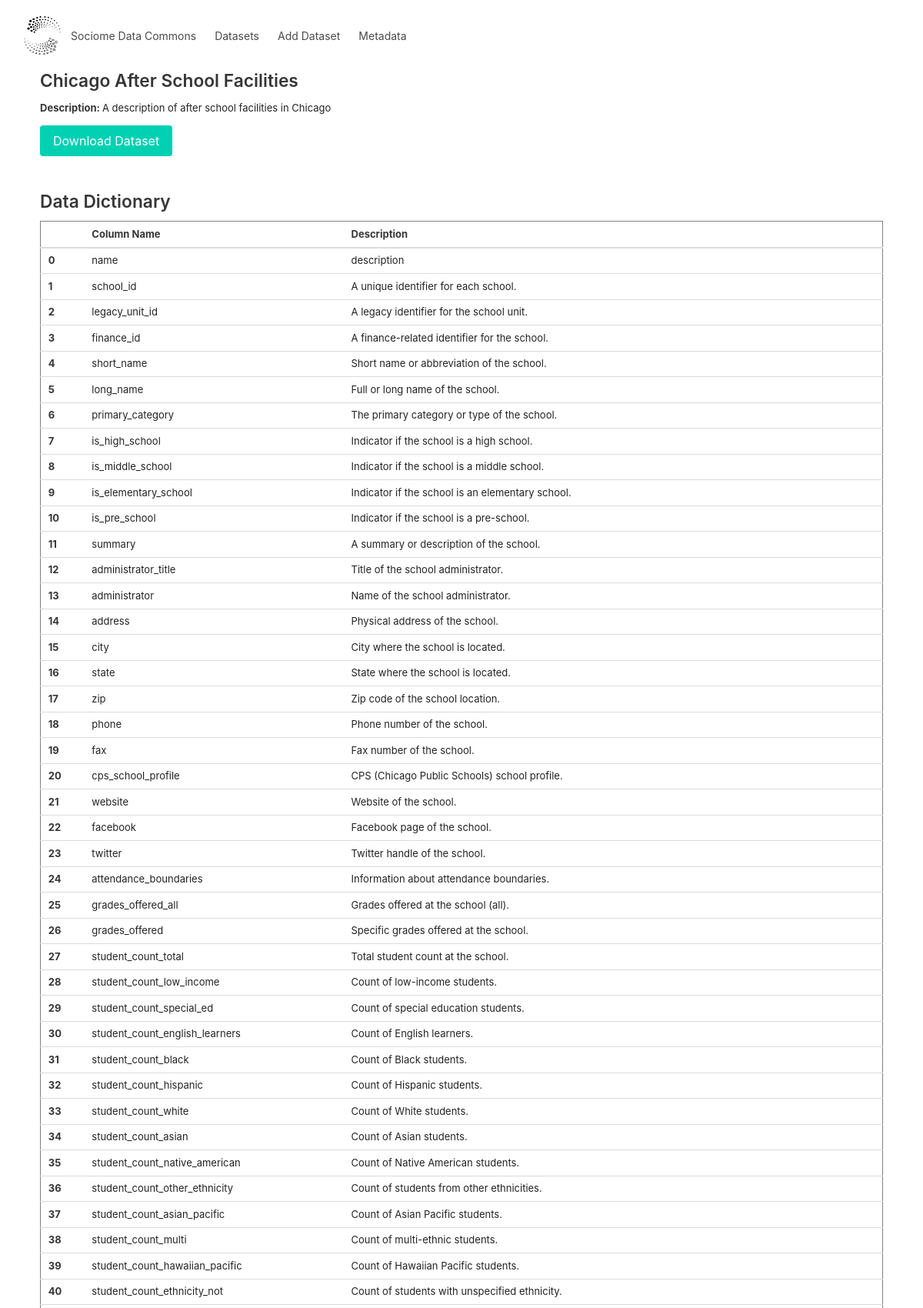
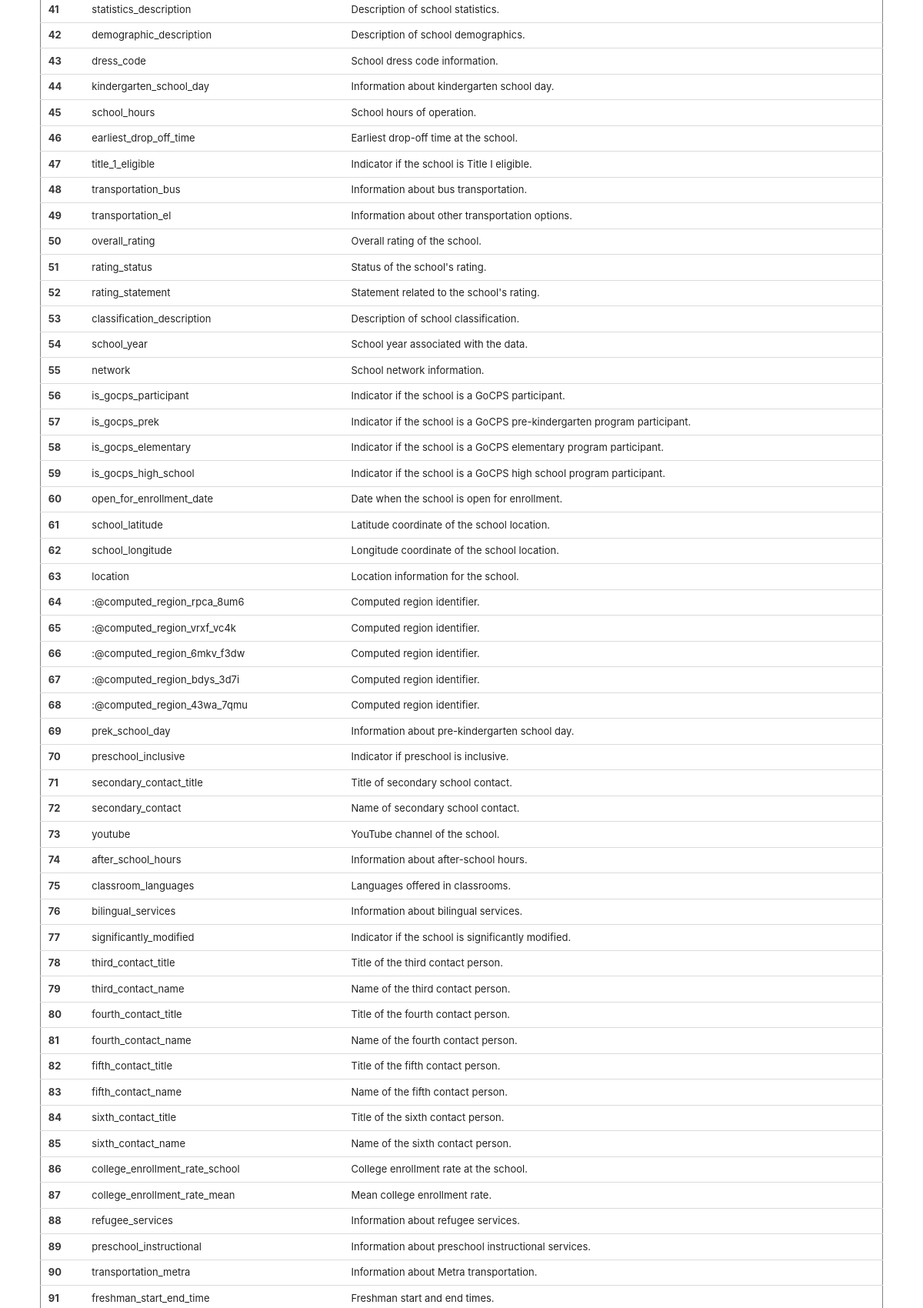
/dataset?id=a0e48419-80ea-4b3a-8963-232d2ccc4ac2 (upper part), run on the app's committed database (2 pictures, top to bottom).
### fileserver/models.py (models this page shows, shortened)
class Dataset(models.Model):
    file = models.URLField(max_length=200)
    data_dict = models.URLField(max_length=200)
    name = models.CharField(max_length=128)
    desc = models.CharField(max_length=1024)
    uuid = models.CharField(max_length=32)

class Metadata(models.Model):
    dataset = models.ForeignKey(Dataset, on_delete=models.CASCADE)
    key = models.CharField(max_length=1024)
    value = models.CharField(max_length=1024)

### fileserver/views.py (the view)
# urls.py: path('dataset', dataset),
def dataset(request):
    if request.method == 'GET':
        uuid = request.GET.get('id')
        dataset = Dataset.objects.filter(uuid=uuid)
        client_ip = SERVER_URL
        metadata = [m for m in Metadata.objects.filter(dataset=dataset[0]) if not ('DataDictionary' in m.key)]
        data_dict = [m for m in Metadata.objects.filter(dataset=dataset[0]) if ('DataDictionary' in m.key)]
        data_dict_html = ''
        if len(data_dict) > 0:
            data_dict_content =  Metadata.objects.filter(dataset=dataset[0], key='DataDictionaryContent')[0].value
            csvStringIO = StringIO(data_dict_content)
            df = pd.read_csv(csvStringIO, header=None, on_bad_lines='skip')
            df = df.rename(columns={0: 'Column Name', 1: 'Description'})
            data_dict_html = df.to_html(justify='left')
            print(df.to_html())
        notebook = [n.html[2:].replace("\\/", "/").encode().decode('unicode_escape').replace('Â','') for n in Notebook.objects.filter(dataset=dataset[0])]
        return render(request, 'dataset.html',
                      {'dataset': dataset[0], 'download': dataset[0].file,
                       'metadata': metadata,
                       'has_data_dict': len(data_dict) > 0,
                       'data_dict_html': data_dict_html,
                       'notebook': notebook})

### templates/dataset.html (shortened to what this page needs)
{% extends 'base.html' %}
{% block content %}
<div class="content is-fluid" style="margin: 10px;">
<h2>{{dataset.name}}</h2>
<p><strong>Description: </strong> {{dataset.desc}}</p>
<a href="{{download}}" class="button is-primary">Download Dataset</a>
<p><br></p>
<h2>Data Dictionary</h2>
{% if not has_data_dict %}
<a href="/columns?uuid={{dataset.uuid}}" class="button is-link">Add to Data Dictionary</a>
{% else %}
{{data_dict_html | safe}}
{% endif %}
{% for n in notebook %}
{{n | safe}}
{% endfor %}
{% endblock %}

### data on the page
Dataset: name "Chicago After School Facilities", desc "A description of after school facilities in Chicago"
Metadata: key "Column Name Description 0 name description 1 school_id A unique identifier for each school. 2 legacy_unit_id A legacy identifier for the school unit. 3 finance_id A finance-related identifier for the school. 4 short_name Short name or abbreviation of the school. 5 long_name Full or long name of the school. 6 primary_category The primary category or type of the school. 7 is_high_school Indicator if the school is a high school. 8 is_middle_school Indicator if the school is a middle school. 9 is_elementary_school Indicator if the school is an elementary school. 10 is_pre_school Indicator if the school is a pre-school. 11 summary A summary or description of the school. 12 administrator_title…"
